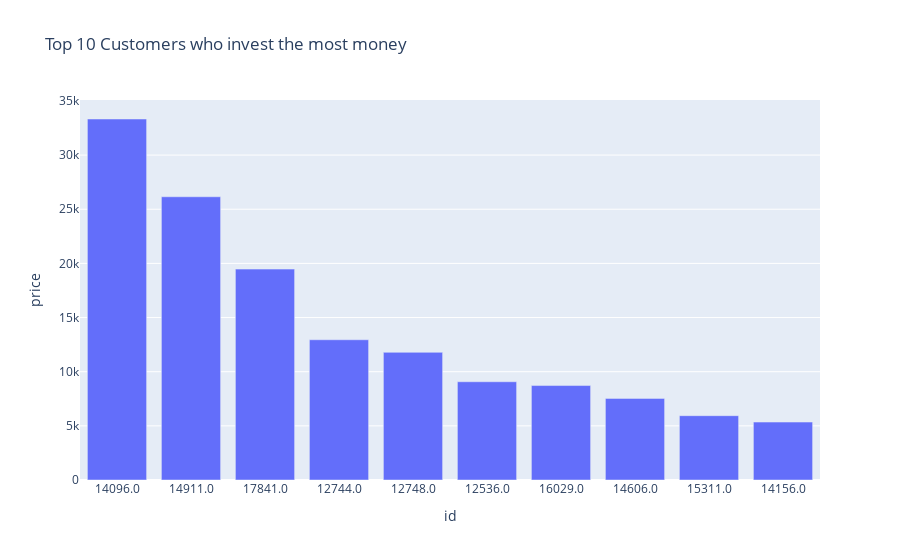

Notebook code for this chart:
### Code cell
fig = px.bar(revenue_cust.head(10), x='id', y='price', title='Top 10 Customers who invest the most money')
fig.show()

### Figure 1 — Plotly figure (JSON) as saved in the notebook; plotly's stock layout.template omitted (floating-point values rounded to 4 significant figures)
{"data": [{"alignmentgroup": "True", "hovertemplate": "id=%{x}<br>price=%{y}<extra></extra>", "legendgroup": "", "marker": {"color": "#636efa", "pattern": {"shape": ""}}, "name": "", "offsetgroup": "", "orientation": "v", "showlegend": false, "textposition": "auto", "type": "bar", "x": ["14096.0", "14911.0", "17841.0", "12744.0", "12748.0", "12536.0", "16029.0", "14606.0", "15311.0", "14156.0"], "xaxis": "x", "y": [33330.0, 26150.0, 19470.0, 12950.0, 11790.0, 9071.0, 8721.0, 7535.0, 5939.0, 5349.0], "yaxis": "y"}], "layout": {"barmode": "relative", "legend": {"tracegroupgap": 0}, "title": {"text": "Top 10 Customers who invest the most money"}, "xaxis": {"anchor": "y", "domain": [0, 1], "title": {"text": "id"}}, "yaxis": {"anchor": "x", "domain": [0, 1], "title": {"text": "price"}}}}
